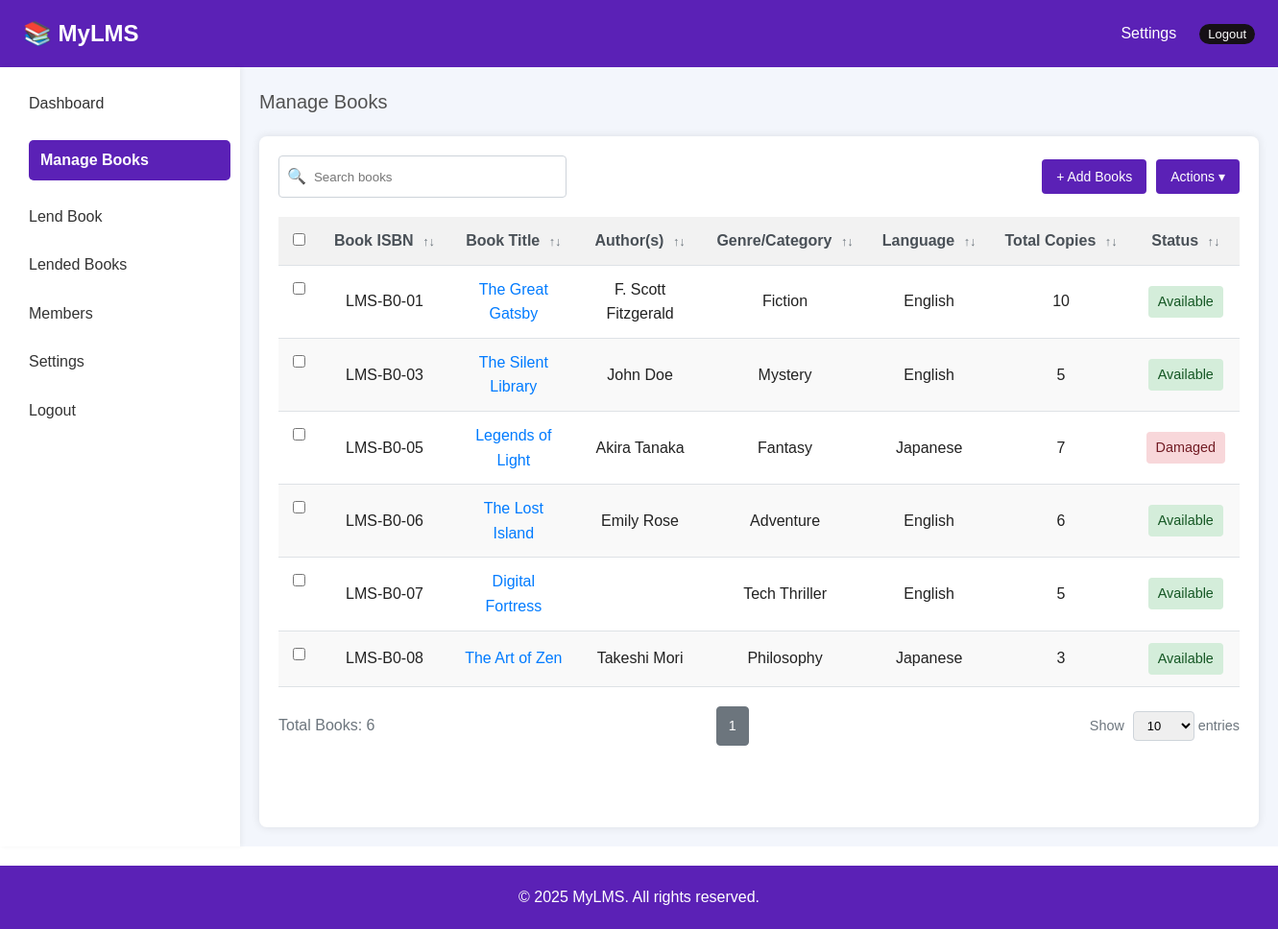
The page /admin/manage-books.php (signed in) on the database its author committed.
### tables this page shows
CREATE TABLE `books` (
  `id` int NOT NULL,
  `isbn` varchar(20)  NOT NULL,
  `title` varchar(255)  NOT NULL,
  `author` varchar(100) DEFAULT NULL,
  `cover_image` varchar(225) DEFAULT NULL,
  `category` varchar(100) DEFAULT NULL,
  `language` varchar(50) DEFAULT NULL,
  `available_copies` int DEFAULT NULL,
  `copies` int NOT NULL DEFAULT '1',
  `shelf_code` varchar(50)  DEFAULT NULL,
  `status` enum('Available','Lended','Damaged') NOT NULL DEFAULT 'Available',
  `total_pages` int DEFAULT NULL,
  `features` text,
  `volume` text,
  `created_date` datetime NOT NULL DEFAULT CURRENT_TIMESTAMP,
  `publisher_name` text,
  `published_date` date DEFAULT NULL,
  `moral` text
);

### admin/manage-books.php (the view, shortened to what this page needs)
<?php
require_once '../includes/db.php';
$limit = isset($_GET['limit']) ? intval($_GET['limit']) : 10;
$page = isset($_GET['page']) ? intval($_GET['page']) : 1;
$offset = ($page - 1) * $limit;
$totalResult = $conn->query("SELECT COUNT(*) as total FROM books");
$totalRow = $totalResult->fetch_assoc();
$totalBooks = $totalRow['total'];
$totalPages = ceil($totalBooks / $limit);
$result = $conn->query("SELECT * FROM books LIMIT $limit OFFSET $offset");
?>
<!DOCTYPE html>
<html lang="en">
<head>
    <link rel="stylesheet" href="../assets/css/style.css">
    <link rel="stylesheet" href="assets/css/admin.css">
    <link rel="stylesheet" href="assets/css/booksmng.css">
</head>
<body>
    <?php include 'includes/header.php'; ?>
    <div class="body">
        <div class="sidebar">
            <?php include 'includes/sidebar.php'; ?>
        </div>
        <main>
            <div class="breadcrumbs">
                <a href="manage-books.php">Manage Books</a>
            </div>
            <div class="container">
                <div class="toolbar">
                    <div class="search-bar">
                        <span class="search-icon">&#x1F50D;</span>
                        <input type="text" id="searchInput" class="search-input" placeholder="Search books"
                            onkeyup="filterBooks()">
                    </div>
                    <div class="actions">
                        <button class="add-button" onclick="window.location.href='add_books.php'">+ Add Books</button>
                        <div class="actions dropdown">
                            <button class="actions-button" onclick="toggleDropdown()">Actions ▾</button>
                        </div>
                    </div>
                </div>
                <table class="table" id="booksTable">
                    <thead>
                        <tr>
                            <th><input type="checkbox" onclick="toggleAll(this)"></th>
                            <th class="sortable">Book ISBN <span>↑↓</span></th>
                            <th class="sortable">Book Title <span>↑↓</span></th>
                            <th class="sortable">Author(s) <span>↑↓</span></th>
                            <th class="sortable">Genre/Category <span>↑↓</span></th>
                            <th class="sortable">Language <span>↑↓</span></th>
                            <th class="sortable">Total Copies <span>↑↓</span></th>
                            <th class="sortable">Status <span>↑↓</span></th>
                        </tr>
                    </thead>
                    <tbody>
                        <?php while($row = $result->fetch_assoc()) { ?>
                        <tr data-id="<?= $row['id'] ?>">
                            <td><input type="checkbox"></td>
                            <td> <?= $row['isbn'] ?> </td>
                            <td><a href="book_details.php?id=<?= $row['id'] ?>"><?= $row['title'] ?></a></td>
                            <td> <?= $row['author'] ?> </td>
                            <td> <?= $row['category'] ?> </td>
                            <td> <?= $row['language'] ?> </td>
                            <td> <?= $row['copies'] ?> </td>
                            <td><span class="status-<?= $row['status'] ?>">
                                    <?= $row['status'] ?>
                                </span>
                            </td>
                        </tr>
                        <?php } ?>
                    </tbody>
                </table>
                <div class="pagination">
                    <div>Total Books: <?= $totalBooks ?></div>
                    <div class="pagination-links">
                        <?php for ($i = 1; $i <= $totalPages; $i++): ?>
                            <a href="?page=<?= $i ?>&limit=<?= $limit ?>" class="pagination-link <?= $i == $page ? 'active' : '' ?>"><?= $i ?></a>
                        <?php endfor; ?>
                    </div>
                    <div class="show-entries">
                        Show
                        <select onchange="changeLimit(this.value)">
                            <option value="10" <?= $limit == 10 ? 'selected' : '' ?>>10</option>
                        </select> entries
                    </div>
                </div>
            </div>
        </main>
    </div>
    <?php include 'includes/footer.php' ?>
</body>
</html>

### assets/css/style.css (style rules this page uses)
:root { --primary-color: #5b21b6; --secondary-color: #5F5F5F; --text-white: #FFFFFF; --text-black: #222222; --icon-color: #526B7A; --bg-dark-blue: #0A2540; --border-color: #E3E7EA; --bg-light: #FFFFFF; --card-title: #29343d; }
* { margin: 0; padding: 0; box-sizing: border-box; }
body { font-family: Arial, sans-serif; background: var(--bg-light); color: var(--text-black); line-height: 1.6; }

### admin/assets/css/admin.css (style rules this page uses)
* { margin: 0; padding: 0; box-sizing: border-box; font-family: Arial, sans-serif; }
.body { display: flex; min-height: 100vh; background-color: #f3f6fc; }
.breadcrumbs { font-size: 20px; color: #337ab7; }
.breadcrumbs a { color: #515151; text-decoration: none; }
.sidebar { min-width: 250px; background-color: white; padding-top: 10px; box-shadow: 2px 0 5px rgba(0, 0, 0, 0.05); }

### admin/assets/css/booksmng.css (style rules this page uses)
.breadcrumbs { font-size: 20px; color: #337ab7; margin: 20px; }
.breadcrumbs a { color: #515151; text-decoration: none; }
.container { background-color: #fff; border-radius: 8px; box-shadow: 0 0 10px rgba(0, 0, 0, 0.1); padding: 20px; margin: 20px; min-height: 90vh; }
.toolbar { display: flex; justify-content: space-between; align-items: center; margin-bottom: 20px; }
.search-bar { display: flex; align-items: center; border: 1px solid #ced4da; border-radius: 4px; padding: 8px; width: 300px; }
.search-icon { margin-right: 8px; color: #6c757d; }
.search-input { border: none; outline: none; flex-grow: 1; }
.actions { display: flex; gap: 10px; }
.add-button, .actions-button { background-color: #5b21b6; color: #fff; border: none; padding: 10px 15px; border-radius: 4px; cursor: pointer; font-size: 14px; transition: background-color 0.2s ease; }
.dropdown { position: relative; display: inline-block; }
table { width: 100%; border-collapse: collapse; margin-bottom: 20px; }
.table a { color: #007bff; text-decoration: none; }
.table th, .table td { padding: 12px 15px; text-align: center; border-bottom: 1px solid #dee2e6; }
.table td { text-align: center; }
.table th { text-align: center; background-color: #f2f2f2; font-weight: bold; color: #495057; cursor: pointer; }
.table th.sortable { white-space: nowrap; }
.table th.sortable span { display: inline-block; margin-left: 5px; font-size: 0.8em; color: #6c757d; }
.table tr:nth-child(even) { background-color: #f9f9f9; }
.table th, .table td { vertical-align: middle; }
.table th:first-child, .table td:first-child { vertical-align: top; }
.status-Available { background-color: #d4edda; color: #155724; padding: 5px 10px; border-radius: 4px; display: inline-block; font-size: 0.9em; }
.status-Damaged { background-color: #f8d7da; color: #721c24; padding: 5px 10px; border-radius: 4px; display: inline-block; font-size: 0.9em; }
.pagination { display: flex; justify-content: space-between; align-items: center; color: #6c757d; }
.pagination-links { display: flex; gap: 5px; }
.pagination-link, .pagination-arrow { border: 1px solid #ced4da; padding: 8px 12px; border-radius: 4px; cursor: pointer; font-size: 0.9em; color: #495057; text-decoration: none; }
.pagination-link.active { background-color: #6c757d; color: #fff; border-color: #6c757d; }
.show-entries { font-size: 0.9em; }
.show-entries select { padding: 6px 10px; border-radius: 4px; border: 1px solid #ced4da; margin-left: 5px; font-size: 0.9em; }

### rows shown on the page
books: isbn "LMS-B0-01", title "The Great Gatsby", author "F. Scott Fitzgerald", category "Fiction", language "English", copies "10", status "Available"
books: isbn "LMS-B0-03", title "The Silent Library", author "John Doe", category "Mystery", language "English", copies "5", status "Available"
books: isbn "LMS-B0-05", title "Legends of Light", author "Akira Tanaka", category "Fantasy", language "Japanese", copies "7", status "Damaged"
books: isbn "LMS-B0-06", title "The Lost Island", author "Emily Rose", category "Adventure", language "English", copies "6", status "Available"
books: isbn "LMS-B0-07", title "Digital Fortress", category "Tech Thriller", language "English", copies "5", status "Available"
books: isbn "LMS-B0-08", title "The Art of Zen", author "Takeshi Mori", category "Philosophy", language "Japanese", copies "3", status "Available"

### other values the page prints
$totalBooks "6"
